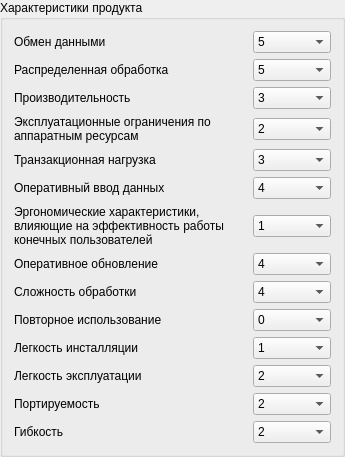
         <widget class="QGroupBox" name="groupBox">
          <property name="font">
           <font>
            <weight>50</weight>
            <bold>false</bold>
           </font>
          </property>
          <property name="title">
           <string>Характеристики продукта</string>
          </property>
          <layout class="QVBoxLayout" name="verticalLayout_2">
           <item>
            <layout class="QHBoxLayout" name="horizontalLayout_3" stretch="3,1">
             <item>
              <widget class="QLabel" name="label">
               <property name="text">
                <string>Обмен данными</string>
               </property>
               <property name="wordWrap">
                <bool>true</bool>
               </property>
              </widget>
             </item>
             <item>
              <widget class="QComboBox" name="productAttributeSelect1">
               <property name="currentIndex">
                <number>5</number>
               </property>
               <item>
                <property name="text">
                 <string>0</string>
                </property>
               </item>
               <item>
                <property name="text">
                 <string>1</string>
                </property>
               </item>
               <item>
                <property name="text">
                 <string>2</string>
                </property>
               </item>
               <item>
                <property name="text">
                 <string>3</string>
                </property>
               </item>
               <item>
                <property name="text">
                 <string>4</string>
                </property>
               </item>
               <item>
                <property name="text">
                 <string>5</string>
                </property>
               </item>
              </widget>
             </item>
            </layout>
           </item>
           <item>
            <layout class="QHBoxLayout" name="horizontalLayout_17" stretch="3,1">
             <item>
              <widget class="QLabel" name="label_15">
               <property name="text">
                <string>Распределенная обработка</string>
               </property>
               <property name="wordWrap">
                <bool>true</bool>
               </property>
              </widget>
             </item>
             <item>
              <widget class="QComboBox" name="productAttributeSelect2">
               <property name="currentIndex">
                <number>5</number>
               </property>
               <item>
                <property name="text">
                 <string>0</string>
                </property>
               </item>
               <item>
                <property name="text">
                 <string>1</string>
                </property>
               </item>
               <item>
                <property name="text">
                 <string>2</string>
                </property>
               </item>
               <item>
                <property name="text">
                 <string>3</string>
                </property>
               </item>
               <item>
                <property name="text">
                 <string>4</string>
                </property>
               </item>
               <item>
                <property name="text">
                 <string>5</string>
                </property>
               </item>
              </widget>
             </item>
            </layout>
           </item>
           <item>
            <layout class="QHBoxLayout" name="horizontalLayout_4" stretch="3,1">
             <item>
              <widget class="QLabel" name="label_2">
               <property name="text">
                <string>Производительность</string>
               </property>
               <property name="wordWrap">
                <bool>true</bool>
               </property>
              </widget>
             </item>
             <item>
              <widget class="QComboBox" name="productAttributeSelect3">
               <property name="currentIndex">
                <number>3</number>
               </property>
               <item>
                <property name="text">
                 <string>0</string>
                </property>
               </item>
               <item>
                <property name="text">
                 <string>1</string>
                </property>
               </item>
               <item>
                <property name="text">
                 <string>2</string>
                </property>
               </item>
               <item>
                <property name="text">
                 <string>3</string>
                </property>
               </item>
               <item>
                <property name="text">
                 <string>4</string>
                </property>
               </item>
               <item>
                <property name="text">
                 <string>5</string>
                </property>
               </item>
              </widget>
             </item>
            </layout>
           </item>
           <item>
            <layout class="QHBoxLayout" name="horizontalLayout_14" stretch="3,1">
             <item>
              <widget class="QLabel" name="label_12">
               <property name="text">
                <string>Эксплуатационные ограничения по аппаратным ресурсам</string>
               </property>
               <property name="wordWrap">
                <bool>true</bool>
               </property>
              </widget>
             </item>
             <item>
              <widget class="QComboBox" name="productAttributeSelect4">
               <property name="currentIndex">
                <number>2</number>
               </property>
               <item>
                <property name="text">
                 <string>0</string>
                </property>
               </item>
               <item>
                <property name="text">
                 <string>1</string>
                </property>
               </item>
               <item>
                <property name="text">
                 <string>2</string>
                </property>
               </item>
               <item>
                <property name="text">
                 <string>3</string>
                </property>
               </item>
               <item>
                <property name="text">
                 <string>4</string>
                </property>
               </item>
               <item>
                <property name="text">
                 <string>5</string>
                </property>
               </item>
              </widget>
             </item>
            </layout>
           </item>
           <item>
            <layout class="QHBoxLayout" name="horizontalLayout_16" stretch="3,1">
             <item>
              <widget class="QLabel" name="label_14">
               <property name="text">
                <string>Транзакционная нагрузка</string>
               </property>
               <property name="wordWrap">
                <bool>true</bool>
               </property>
              </widget>
             </item>
             <item>
              <widget class="QComboBox" name="productAttributeSelect5">
               <property name="currentIndex">
                <number>3</number>
               </property>
               <item>
                <property name="text">
                 <string>0</string>
                </property>
               </item>
               <item>
                <property name="text">
                 <string>1</string>
                </property>
               </item>
               <item>
                <property name="text">
                 <string>2</string>
                </property>
               </item>
               <item>
                <property name="text">
                 <string>3</string>
                </property>
               </item>
               <item>
                <property name="text">
                 <string>4</string>
                </property>
               </item>
               <item>
                <property name="text">
                 <string>5</string>
                </property>
               </item>
              </widget>
             </item>
            </layout>
           </item>
           <item>
            <layout class="QHBoxLayout" name="horizontalLayout_13" stretch="3,1">
             <item>
              <widget class="QLabel" name="label_11">
               <property name="text">
                <string>Оперативный ввод данных</string>
               </property>
               <property name="wordWrap">
                <bool>true</bool>
               </property>
              </widget>
             </item>
             <item>
              <widget class="QComboBox" name="productAttributeSelect6">
               <property name="currentIndex">
                <number>4</number>
               </property>
               <item>
                <property name="text">
                 <string>0</string>
                </property>
               </item>
               <item>
                <property name="text">
                 <string>1</string>
                </property>
               </item>
               <item>
                <property name="text">
                 <string>2</string>
                </property>
               </item>
               <item>
                <property name="text">
                 <string>3</string>
                </property>
               </item>
               <item>
                <property name="text">
                 <string>4</string>
                </property>
               </item>
               <item>
                <property name="text">
                 <string>5</string>
                </property>
               </item>
              </widget>
             </item>
            </layout>
           </item>
           <item>
            <layout class="QHBoxLayout" name="horizontalLayout_5" stretch="3,1">
             <item>
              <widget class="QLabel" name="label_3">
               <property name="text">
                <string>Эргономические характеристики, влияющие на эффективность работы конечных пользователей</string>
               </property>
               <property name="wordWrap">
                <bool>true</bool>
               </property>
              </widget>
             </item>
             <item>
              <widget class="QComboBox" name="productAttributeSelect7">
               <property name="currentIndex">
                <number>1</number>
               </property>
               <item>
                <property name="text">
                 <string>0</string>
                </property>
               </item>
               <item>
                <property name="text">
                 <string>1</string>
                </property>
               </item>
               <item>
                <property name="text">
                 <string>2</string>
                </property>
               </item>
               <item>
                <property name="text">
                 <string>3</string>
                </property>
               </item>
               <item>
                <property name="text">
                 <string>4</string>
                </property>
               </item>
               <item>
                <property name="text">
                 <string>5</string>
                </property>
               </item>
              </widget>
             </item>
            </layout>
           </item>
           <item>
            <layout class="QHBoxLayout" name="horizontalLayout_15" stretch="3,1">
             <item>
              <widget class="QLabel" name="label_13">
               <property name="text">
                <string>Оперативное обновление</string>
               </property>
               <property name="wordWrap">
                <bool>true</bool>
               </property>
              </widget>
             </item>
             <item>
              <widget class="QComboBox" name="productAttributeSelect8">
               <property name="currentIndex">
                <number>4</number>
               </property>
               <item>
                <property name="text">
                 <string>0</string>
                </property>
               </item>
               <item>
                <property name="text">
                 <string>1</string>
                </property>
               </item>
               <item>
                <property name="text">
                 <string>2</string>
                </property>
               </item>
               <item>
                <property name="text">
                 <string>3</string>
                </property>
               </item>
               <item>
                <property name="text">
                 <string>4</string>
                </property>
               </item>
               <item>
                <property name="text">
                 <string>5</string>
                </property>
               </item>
              </widget>
             </item>
            </layout>
           </item>
           <item>
            <layout class="QHBoxLayout" name="horizontalLayout_12" stretch="3,1">
             <item>
              <widget class="QLabel" name="label_10">
               <property name="text">
                <string>Сложность обработки</string>
               </property>
               <property name="wordWrap">
                <bool>true</bool>
               </property>
              </widget>
             </item>
             <item>
              <widget class="QComboBox" name="productAttributeSelect9">
               <property name="currentIndex">
                <number>4</number>
               </property>
               <item>
                <property name="text">
                 <string>0</string>
                </property>
               </item>
               <item>
                <property name="text">
                 <string>1</string>
                </property>
               </item>
               <item>
                <property name="text">
                 <string>2</string>
                </property>
               </item>
               <item>
                <property name="text">
                 <string>3</string>
                </property>
               </item>
               <item>
                <property name="text">
                 <string>4</string>
                </property>
               </item>
               <item>
                <property name="text">
                 <string>5</string>
                </property>
               </item>
              </widget>
             </item>
            </layout>
           </item>
           <item>
            <layout class="QHBoxLayout" name="horizontalLayout_11" stretch="3,1">
             <item>
              <widget class="QLabel" name="label_9">
               <property name="text">
                <string>Повторное использование</string>
               </property>
               <property name="wordWrap">
                <bool>true</bool>
               </property>
              </widget>
             </item>
             <item>
              <widget class="QComboBox" name="productAttributeSelect10">
               <property name="currentIndex">
                <number>0</number>
               </property>
               <item>
                <property name="text">
                 <string>0</string>
                </property>
               </item>
               <item>
                <property name="text">
                 <string>1</string>
                </property>
               </item>
               <item>
                <property name="text">
                 <string>2</string>
                </property>
               </item>
               <item>
                <property name="text">
                 <string>3</string>
                </property>
               </item>
               <item>
                <property name="text">
                 <string>4</string>
                </property>
               </item>
               <item>
                <property name="text">
                 <string>5</string>
                </property>
               </item>
              </widget>
             </item>
            </layout>
           </item>
           <item>
            <layout class="QHBoxLayout" name="horizontalLayout_6" stretch="3,1">
             <item>
              <widget class="QLabel" name="label_4">
               <property name="text">
                <string>Легкость инсталляции</string>
               </property>
               <property name="wordWrap">
                <bool>true</bool>
               </property>
              </widget>
             </item>
             <item>
              <widget class="QComboBox" name="productAttributeSelect11">
               <property name="currentIndex">
                <number>1</number>
               </property>
               <item>
                <property name="text">
                 <string>0</string>
                </property>
               </item>
               <item>
                <property name="text">
                 <string>1</string>
                </property>
               </item>
               <item>
                <property name="text">
                 <string>2</string>
                </property>
               </item>
               <item>
                <property name="text">
                 <string>3</string>
                </property>
               </item>
               <item>
                <property name="text">
                 <string>4</string>
                </property>
               </item>
               <item>
                <property name="text">
                 <string>5</string>
                </property>
               </item>
              </widget>
             </item>
            </layout>
           </item>
           <item>
            <layout class="QHBoxLayout" name="horizontalLayout_10" stretch="3,1">
             <item>
              <widget class="QLabel" name="label_8">
               <property name="text">
                <string>Легкость эксплуатации</string>
               </property>
               <property name="wordWrap">
                <bool>true</bool>
               </property>
              </widget>
             </item>
             <item>
              <widget class="QComboBox" name="productAttributeSelect12">
               <property name="currentIndex">
                <number>2</number>
               </property>
               <item>
                <property name="text">
                 <string>0</string>
                </property>
               </item>
               <item>
                <property name="text">
                 <string>1</string>
                </property>
               </item>
               <item>
                <property name="text">
                 <string>2</string>
                </property>
               </item>
               <item>
                <property name="text">
                 <string>3</string>
                </property>
               </item>
               <item>
                <property name="text">
                 <string>4</string>
                </property>
               </item>
               <item>
                <property name="text">
                 <string>5</string>
                </property>
               </item>
              </widget>
             </item>
            </layout>
           </item>
           <item>
            <layout class="QHBoxLayout" name="horizontalLayout_9" stretch="3,1">
             <item>
              <widget class="QLabel" name="label_7">
               <property name="text">
                <string>Портируемость</string>
               </property>
               <property name="wordWrap">
                <bool>true</bool>
               </property>
              </widget>
             </item>
             <item>
              <widget class="QComboBox" name="productAttributeSelect13">
               <property name="currentIndex">
                <number>2</number>
               </property>
               <item>
                <property name="text">
                 <string>0</string>
                </property>
               </item>
               <item>
                <property name="text">
                 <string>1</string>
                </property>
               </item>
               <item>
                <property name="text">
                 <string>2</string>
                </property>
               </item>
               <item>
                <property name="text">
                 <string>3</string>
                </property>
               </item>
               <item>
                <property name="text">
                 <string>4</string>
                </property>
               </item>
               <item>
                <property name="text">
                 <string>5</string>
                </property>
               </item>
              </widget>
             </item>
            </layout>
           </item>
           <item>
            <layout class="QHBoxLayout" name="horizontalLayout_8" stretch="3,1">
             <item>
              <widget class="QLabel" name="label_6">
               <property name="text">
                <string>Гибкость</string>
               </property>
               <property name="wordWrap">
                <bool>true</bool>
               </property>
              </widget>
             </item>
             <item>
              <widget class="QComboBox" name="productAttributeSelect14">
               <property name="currentIndex">
                <number>2</number>
               </property>
               <item>
                <property name="text">
                 <string>0</string>
                </property>
               </item>
               <item>
                <property name="text">
                 <string>1</string>
                </property>
               </item>
               <item>
                <property name="text">
                 <string>2</string>
                </property>
               </item>
               <item>
                <property name="text">
                 <string>3</string>
                </property>
               </item>
               <item>
                <property name="text">
                 <string>4</string>
                </property>
               </item>
               <item>
                <property name="text">
                 <string>5</string>
                </property>
               </item>
              </widget>
             </item>
            </layout>
           </item>
          </layout>
         </widget>
